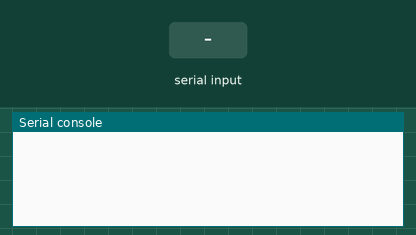
This program was run on a simulated CircuitPython board. Parts: the last lines printed to the serial console. The inputs (shaded band) are chosen by the test bench.

Above: at 1.2 s.
1.3 s: "reset" typed at the serial console, then Enter
At 2.5 s:
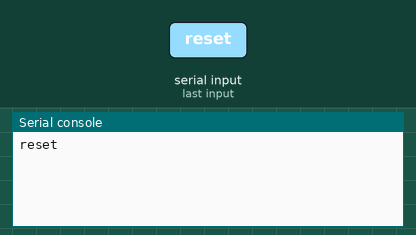
2.8 s: "reset\n" received over the second serial link
At 3.9 s:
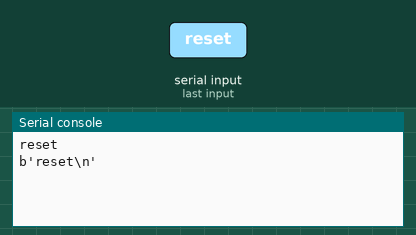
4.3 s: "1\n" received over the second serial link
At 5.0 s:
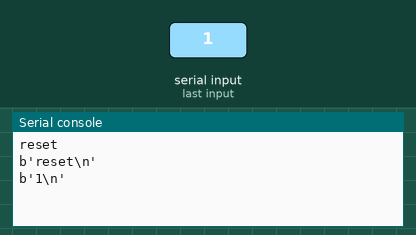

The program:

esp8266comm.py
```python
import board
import busio
import time

RX = board.RX
TX = board.TX

with  busio.UART(TX, RX, baudrate=115200, timeout=3000) as uart:
    while True:
        data=input()
        if "reset" in data:
            uart.write("\x03")
            uart.write("\x04")
        else:
            uart.write(data+"\n"+"\r")
        getresponse = True
        while getresponse:
            response=uart.readline()
            print(response)
            if(response==b''):
                getresponse=False
```

Measured:
- after the input at 1.3 s, the serial console: prints a new line at once (image 1)
- after the input at 2.8 s, the serial console: prints a new line at once (image 2)
- after the input at 4.3 s, the serial console: prints a new line at once (image 3)
